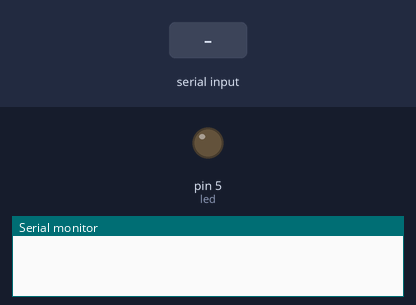
The sketch below on a simulated Arduino Uno, built with avr-gcc and run on an emulated ATmega328P. Shown: output pins drawn as LEDs (lit = HIGH), the last lines printed to the serial monitor. Dashed ring = blinking. Inputs (shaded band) come from the test bench.

Above: at 1.2 s.
1.3 s: "on" received over Serial
At 1.45 s:
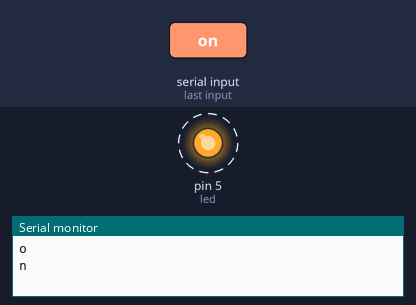
4.3 s: "90:45:200\n" received over Serial
5.8 s: "30:150\n" received over Serial
At 6.4 s:
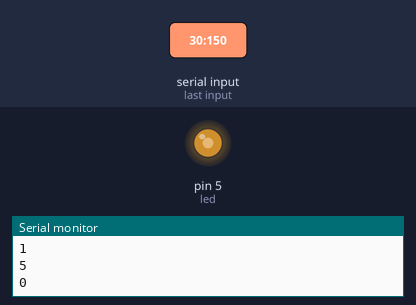
7.3 s: "90:45\n" received over Serial
At 7.7 s:
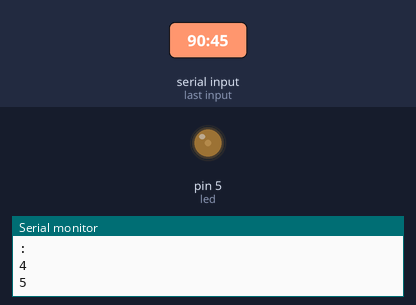
8.8 s: "90\n" received over Serial
At 9.4 s:
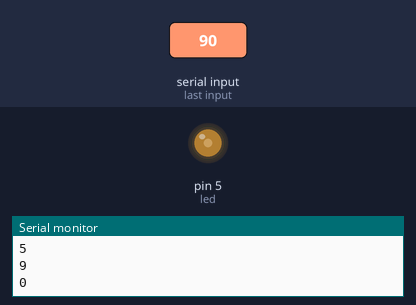
10.3 s: "200\n" received over Serial
At 10.7 s:
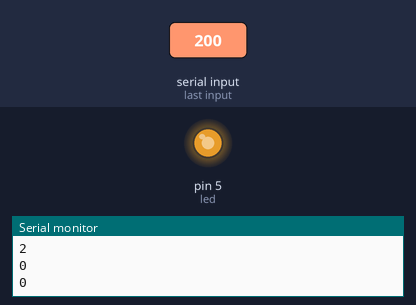
Timing chart, 0 to 12.8 s (numbered marks = the images above; inputs shaded):
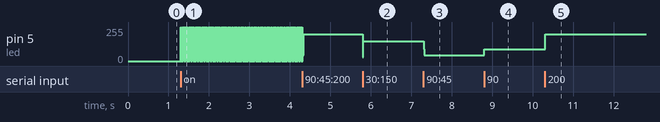

Measured:
- after the input at 1.3 s, pin 5 (led): alternates 255/255 for 0.01 s and 0/255 for 0.01 s, starting at once
- after the input at 5.8 s, pin 5 (led): 200/255 → 150/255 at once
- after the input at 7.3 s, pin 5 (led): 150/255 → 45/255 at once
- after the input at 8.8 s, pin 5 (led): 45/255 → 90/255 at once
- after the input at 10.3 s, pin 5 (led): 90/255 → 200/255 at once

The sketch:

ledControl-ArduinoCode.ino
```cpp
// (licence header left out)
char command;
String string;
boolean ledon = false;
#define led 5
void setup()
{
Serial.begin(9600);
pinMode(led, OUTPUT);
}
void loop()
{
if (Serial.available() > 0)
{string = "";}
while(Serial.available() > 0)
{command = ((byte)Serial.read());
  Serial.println(command);
if(command == ':')
{
break;
}
else
{
string += command;
}
delay(1);
}
if(string == "on")
{
ledOn();
ledon = true;
}
if(string =="off")
{
ledOff();
ledon = false;
}
if ((string.toInt()>=0)&&(string.toInt()<=255))
{
if (ledon==true)
{
analogWrite(led, string.toInt());
delay(10);
}
}
}
void ledOn()
{
analogWrite(led, 255);
delay(10);
}
void ledOff()
{
analogWrite(led, 0);
delay(10);
}
```
